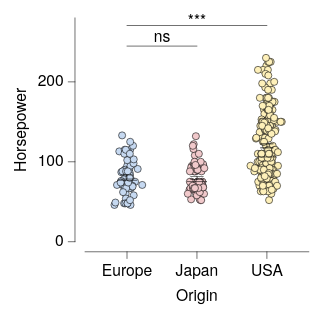

Write a Vega-Lite specification for this figure.
### Vega-Lite specification from a JSON file in a GitHub repository (floating-point values rounded to 4 significant figures; data arrays with more than 128 entries replaced by an {"elided": "..."} marker saying what was removed)
{"background": null, "config": {"arc": {"fill": "#DBDBDB", "fillOpacity": 1.0, "innerRadius": 25.0, "padAngle": 0.03, "stroke": "black", "strokeOpacity": 1, "strokeWidth": 0.25}, "area": {"fill": "#DBDBDB", "fillOpacity": 1.0, "stroke": "black", "strokeOpacity": 1, "strokeWidth": 0.25}, "axis": {"domain": true, "domainCap": "round", "domainColor": "black", "domainWidth": 0.25, "grid": false, "gridCap": "round", "gridColor": "#F1F1F1", "gridDash": [0, 0], "gridOpacity": 1.0, "gridWidth": 0.25, "labelColor": "black", "labelFont": "Helvetica Neue", "labelFontSize": 7, "labelFontStyle": "normal", "labelFontWeight": 400, "offset": 4.5, "ticks": true, "tickCap": "round", "tickColor": "black", "tickRound": false, "tickSize": 3, "tickWidth": 0.25, "titleColor": "black", "titleFont": "Helvetica Neue", "titleFontSize": 7, "titleFontStyle": "normal", "titleFontWeight": 400}, "axisX": {"domain": true, "labelAlign": "center", "labelAngle": 0, "labels": true, "ticks": true, "translate": 0}, "axisY": {"domain": true, "labelAlign": "right", "labelAngle": 0, "labels": true, "ticks": true, "translate": 0}, "axisRight": {"domain": true, "labelAlign": "left", "labelAngle": 0, "labels": true, "ticks": true, "translate": 0}, "axisTop": {"domain": true, "labelAlign": "center", "labelAngle": 0, "labels": true, "ticks": true, "translate": 0}, "axisBand": {"tickOffset": 0}, "bar": {"fill": "#DBDBDB", "fillOpacity": 1.0, "stroke": "black", "strokeOpacity": 1, "strokeWidth": 0.25}, "boxplot": {"size": 9.0, "ticks": {"cornerRadius": 0.25, "fill": "black", "size": 4.5, "thickness": 0.25}, "box": {"fillOpacity": 1.0, "stroke": "black", "strokeOpacity": 1, "strokeWidth": 0.25}, "median": {"fill": "black", "fillOpacity": 1.0, "size": 9.0, "thickness": 0.25}, "rule": {"fill": "black", "fillOpacity": 1.0, "size": 10.0, "stroke": "black", "strokeDash": [0, 0], "strokeOpacity": 1, "strokeWidth": 0.25}, "outliers": {"color": "black", "fill": "black", "fillOpacity": 1.0, "size": 0, "stroke": "black", "strokeOpacity": 1, "strokeWidth": 0.25}}, "circle": {"fill": "black", "fillOpacity": 1.0, "size": 0.5, "stroke": null, "strokeOpacity": 1, "strokeWidth": 0.25}, "errorband": {"band": {"fillOpacity": 0.6, "stroke": null, "strokeWidth": 0.25, "strokeOpacity": 1}, "borders": {"opacity": 0, "strokeOpacity": 0.25, "strokeWidth": 1}}, "errorbar": {"opacity": 1, "rule": {"strokeDash": [0, 0], "strokeWidth": 0.25}, "ticks": {"color": "black", "cornerRadius": 0.125, "opacity": 1, "size": 6.0, "thickness": 0.25}, "thickness": 0.25}, "font": "Helvetica Neue", "geoshape": {"fill": "#DBDBDB", "fillOpacity": 1.0, "stroke": "black", "strokeOpacity": 1, "strokeWidth": 0.25}, "header": {"labelColor": "black", "labelFont": "Helvetica Neue", "labelFontSize": 7, "labelFontStyle": "normal", "labelFontWeight": 400, "titleColor": "black", "titleFont": "Helvetica Neue", "titleFontSize": 7, "titleFontStyle": "normal", "titleFontWeight": 400, "titlePadding": 0}, "legend": {"disable": false, "offset": 4.5, "titlePadding": 4, "labelOffset": 2, "gradientLabelOffset": 2, "gradientLength": 50.0, "gradientThickness": 5.0, "gradientOpacity": 1.0, "gradientStrokeColor": "black", "gradientStrokeWidth": 0.25, "labelColor": "black", "labelFont": "Helvetica Neue", "labelFontSize": 7, "labelFontStyle": "normal", "labelFontWeight": 400, "strokeColor": "black", "strokeWidth": 0, "symbolSize": 42, "symbolStrokeColor": "black", "symbolStrokeWidth": 0.25, "titleColor": "black", "titleFont": "Helvetica Neue", "titleFontSize": 7, "titleFontStyle": "normal", "titleFontWeight": 400}, "line": {"color": "black", "stroke": "black", "strokeCap": "round", "strokeDash": [0, 0], "strokeOpacity": 1, "strokeWidth": 0.375}, "point": {"filled": true, "fill": "#DBDBDB", "fillOpacity": 1.0, "size": 5.0, "stroke": "black", "strokeOpacity": 1, "strokeWidth": 0.25}, "range": {"category": ["#C6D9F1", "#F1C9CB", "#FEF0B9", "#CEE37A", "#7AA8E0", "#E589A3", "#FDDD5D", "#68B961", "#4177B1", "#C35082", "#E5C227", "#438156"], "diverging": {"scheme": ["#C35082", "#CE6D94", "#D989A7", "#E2A4BA", "#EABFCE", "#F1DBE2", "#F6F6F6", "#D7E0EB", "#B9CBE0", "#9BB6D5", "#7DA1C9", "#5F8CBD", "#4177B1"]}, "heatmap": {"scheme": ["#130010", "#27022E", "#370453", "#3D1E76", "#3A3B92", "#2E57AA", "#1374BA", "#1A90BE", "#20ABC1", "#27C6C1", "#48DEB3", "#91EE9F"]}, "ordinal": {"scheme": ["#F1F1F1", "#DBDBDB", "#C6C6C6", "#B2B2B2", "#9D9D9D", "#898989", "#767676", "#636363", "#515151", "#404040", "#2F2F2F", "#1F1F1F"]}, "ramp": {"scheme": ["#130010", "#27022E", "#370453", "#3D1E76", "#3A3B92", "#2E57AA", "#1374BA", "#1A90BE", "#20ABC1", "#27C6C1", "#48DEB3", "#91EE9F"]}}, "rule": {"color": "black", "stroke": "black", "strokeCap": "round", "strokeDash": [2, 2], "strokeOpacity": 1, "strokeWidth": 0.25}, "scale": {"bandPaddingInner": 0.1, "bandPaddingOuter": 0.1, "round": false}, "rect": {"fill": "#DBDBDB", "fillOpacity": 1.0, "stroke": "black", "strokeOpacity": 1, "strokeWidth": 0.25}, "square": {"fill": "#DBDBDB", "fillOpacity": 1.0, "size": 10.0, "stroke": "black", "strokeOpacity": 1, "strokeWidth": 0.25}, "text": {"color": "black", "font": "Helvetica Neue", "fontSize": 7, "fontStyle": "normal", "fontWeight": 400}, "title": {"anchor": "middle", "frame": "group", "color": "black", "font": "Helvetica Neue", "fontSize": 7, "fontStyle": "normal", "fontWeight": 400, "subtitleColor": "black", "subtitleFont": "Helvetica Neue", "subtitleFontSize": "Helvetica Neue", "subtitleFontStyle": "normal", "subtitleFontWeight": 400}, "view": {"continuousWidth": 100, "continuousHeight": 100, "discreteWidth": 100, "discreteHeight": 100, "fill": null, "stroke": null, "strokeWidth": 0.25}}, "layer": [{"data": {"name": "data-53eecb024a78fdc2be808dcfdc3af7a2"}, "mark": {"type": "circle", "opacity": 1.0, "size": 10.0, "stroke": "black", "strokeOpacity": 1, "strokeWidth": 0.25}, "encoding": {"color": {"field": "Origin", "legend": null, "sort": ["Europe", "Japan", "USA"], "title": null, "type": "nominal"}, "x": {"axis": {}, "field": "Origin", "sort": ["Europe", "Japan", "USA"], "title": "Origin", "type": "nominal"}, "xOffset": {"field": "jitter_x", "scale": {"domain": [-7.33, 7.33], "range": [5.17, 19.83]}, "type": "quantitative"}, "y": {"field": "Horsepower", "title": "Horsepower", "type": "quantitative"}}}, {"data": {"name": "data-6c4882663eaca411296217af4f5e04f9"}, "mark": {"type": "errorbar"}, "encoding": {"x": {"axis": {}, "field": "Origin", "sort": ["Europe", "Japan", "USA"], "title": "Origin", "type": "nominal"}, "y": {"field": "__mean", "title": "Horsepower", "type": "quantitative"}, "yError": {"field": "__error"}}}, {"data": {"name": "data-53eecb024a78fdc2be808dcfdc3af7a2"}, "mark": {"type": "boxplot", "box": {"fillOpacity": 0, "strokeOpacity": 0}, "outliers": {"opacity": 0}, "rule": {"strokeOpacity": 0}, "ticks": false}, "encoding": {"x": {"axis": {}, "field": "Origin", "sort": ["Europe", "Japan", "USA"], "title": "Origin", "type": "nominal"}, "y": {"field": "Horsepower", "title": "Horsepower", "type": "quantitative"}}}, {"layer": [{"layer": [{"data": {"values": [{"x": "USA", "x2": "Europe", "y": 270.5, "__dysonsphere__": 1}]}, "mark": {"type": "rule", "strokeCap": "round", "strokeDash": [0, 0], "strokeWidth": 0.25}, "encoding": {"x": {"field": "x", "type": "nominal"}, "x2": {"field": "x2"}, "y": {"field": "y", "type": "quantitative"}}}, {"data": {"values": [{"y": 270.5, "label": "***", "__dysonsphere__": 1}]}, "mark": {"type": "text", "align": "center", "dy": -2, "fontSize": 7}, "encoding": {"text": {"field": "label", "type": "nominal"}, "x": {"value": 50.0}, "y": {"field": "y", "type": "quantitative"}}}]}, {"layer": [{"data": {"values": [{"x": "Europe", "x2": "Japan", "y": 244.7, "__dysonsphere__": 1}]}, "mark": {"type": "rule", "strokeCap": "round", "strokeDash": [0, 0], "strokeWidth": 0.25}, "encoding": {"x": {"field": "x", "type": "nominal"}, "x2": {"field": "x2"}, "y": {"field": "y", "type": "quantitative"}}}, {"data": {"values": [{"y": 244.7, "label": "ns", "__dysonsphere__": 1}]}, "mark": {"type": "text", "align": "center", "dy": -4, "fontSize": 7}, "encoding": {"text": {"field": "label", "type": "nominal"}, "x": {"value": 34.38}, "y": {"field": "y", "type": "quantitative"}}}]}], "name": "__dysonsphere_90a92fb3dc490bb9_3"}], "$schema": "https://vega.github.io/schema/vega-lite/v6.4.1.json", "datasets": {"data-53eecb024a78fdc2be808dcfdc3af7a2": {"elided": "400 records"}, "data-6c4882663eaca411296217af4f5e04f9": [{"Origin": "USA", "__mean": 119.9, "__error": 2.529, "__dysonsphere__": 1}, {"Origin": "Europe", "__mean": 81.0, "__error": 2.47, "__dysonsphere__": 1}, {"Origin": "Japan", "__mean": 79.84, "__error": 2.005, "__dysonsphere__": 1}]}}
